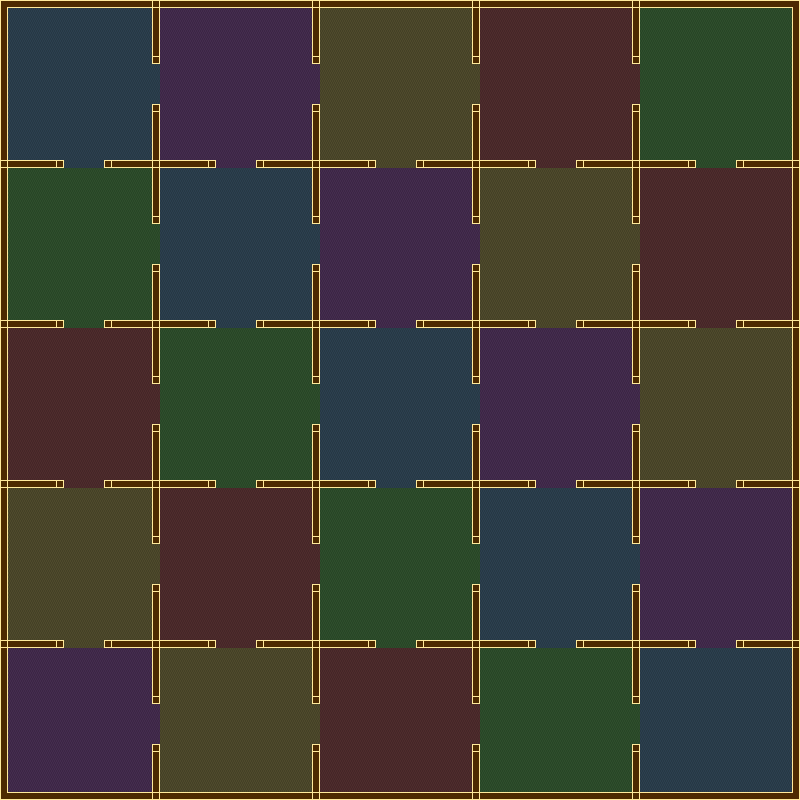

Rendered tile map (Tiled .tmx) drawn with the repository's tilesets; below, a short description and the map source with its tile grids summarised:
An orthogonal 100x100 tile map with 8x8 px tiles, 1 tile layer (Background) and 53 objects.

<map version="1.0" tiledversion="1.0.1" orientation="orthogonal" renderorder="right-down" width="100" height="100" tilewidth="8" tileheight="8" nextobjectid="84">
 <tileset firstgid="1" source="Tiles.tsx" />
 <layer name="Background" width="100" height="100">
  <data>[10000 cells, 10000 non-empty, 12 distinct tile ids]</data>
 </layer>
 <objectgroup name="CollisionLayer">
  <object id="1" x="152" y="0" width="8" height="64" />
  <object id="7" x="0" y="0" width="800" height="8" />
  <object id="8" x="0" y="792" width="800" height="8" />
  <object id="10" x="0" y="0" width="8" height="800" />
  <object id="11" x="792" y="0" width="8" height="800" />
  <object id="12" x="792" y="0" width="8" height="800" />
  <object id="13" x="152" y="104" width="8" height="120" />
  <object id="14" x="152" y="264" width="8" height="120" />
  <object id="15" x="152" y="424" width="8" height="120" />
  <object id="16" x="152" y="584" width="8" height="120" />
  <object id="17" x="152" y="744" width="8" height="56" />
  <object id="24" x="311.996" y="264" width="8" height="120" />
  <object id="25" x="311.996" y="744" width="8" height="56" />
  <object id="26" x="311.996" y="584" width="8" height="120" />
  <object id="27" x="311.996" y="104" width="8" height="120" />
  <object id="28" x="311.996" y="424" width="8" height="120" />
  <object id="29" x="311.996" y="0" width="8" height="64" />
  <object id="36" x="472.001" y="424" width="8" height="120" />
  <object id="37" x="472.001" y="104" width="8" height="120" />
  <object id="38" x="472.001" y="584" width="8" height="120" />
  <object id="39" x="472.001" y="0" width="8" height="64" />
  <object id="40" x="472.001" y="744" width="8" height="56" />
  <object id="41" x="472.001" y="264" width="8" height="120" />
  <object id="42" x="632" y="584" width="8" height="120" />
  <object id="43" x="632" y="104" width="8" height="120" />
  <object id="44" x="632" y="264" width="8" height="120" />
  <object id="45" x="632" y="424" width="8" height="120" />
  <object id="46" x="632" y="0" width="8" height="64" />
  <object id="47" x="632" y="744" width="8" height="56" />
  <object id="48" x="0" y="160" width="64" height="8" />
  <object id="49" x="104" y="160" width="112" height="8" />
  <object id="52" x="256" y="160" width="120" height="8" />
  <object id="53" x="416" y="160" width="120" height="8" />
  <object id="54" x="576" y="160" width="120" height="8" />
  <object id="55" x="736" y="160" width="64" height="8" />
  <object id="66" x="416" y="320" width="120" height="8" />
  <object id="67" x="104" y="320" width="112" height="8" />
  <object id="68" x="576" y="320" width="120" height="8" />
  <object id="69" x="0" y="320" width="64" height="8" />
  <object id="70" x="736" y="320" width="64" height="8" />
  <object id="71" x="256" y="320" width="120" height="8" />
  <object id="72" x="416" y="480" width="120" height="8" />
  <object id="73" x="104" y="480" width="112" height="8" />
  <object id="74" x="576" y="480" width="120" height="8" />
  <object id="75" x="0" y="480" width="64" height="8" />
  <object id="76" x="736" y="480" width="64" height="8" />
  <object id="77" x="256" y="480" width="120" height="8" />
  <object id="78" x="416" y="640" width="120" height="8" />
  <object id="79" x="104" y="640" width="112" height="8" />
  <object id="80" x="576" y="640" width="120" height="8" />
  <object id="81" x="0" y="640" width="64" height="8" />
  <object id="82" x="736" y="640" width="64" height="8" />
  <object id="83" x="256" y="640" width="120" height="8" />
 </objectgroup>
</map>